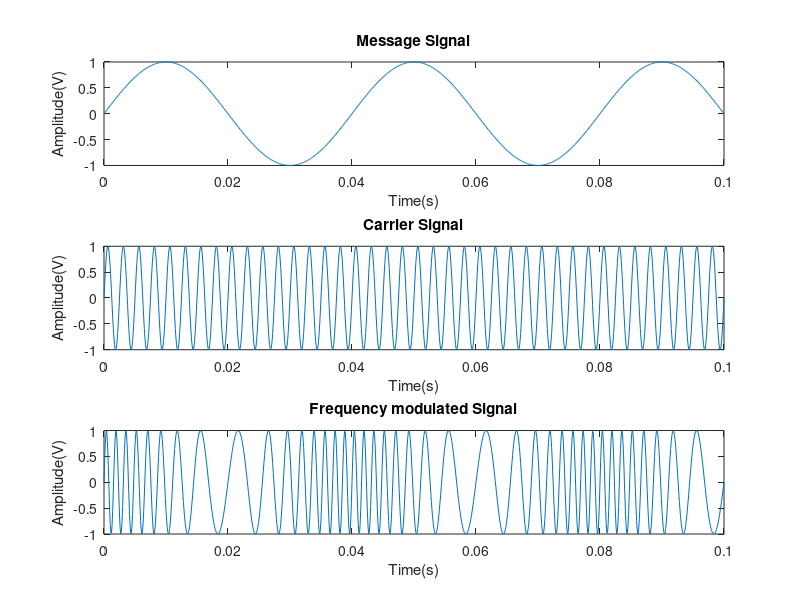

The MATLAB script that drew this image:
fm=25;
fc=400;
mf=10;
t=0:0.0001:0.1;
m=sin(2*pi*fm*t);
subplot(3,1,1);
plot(t,m);
xlabel('Time(s)');
ylabel('Amplitude(V)');
title('Message Signal');
c=sin(2*pi*fc*t);
subplot(3,1,2);
plot(t,c);
xlabel('Time(s)');
ylabel('Amplitude(V)');
title('Carrier Signal');
y=sin(2*pi*fc*t+(mf.*sin(2*pi*fm*t)));%Frequency changing w.r.t Message signal
subplot(3,1,3);
plot(t,y);
xlabel('Time(s)');
ylabel('Amplitude(V)');
title('Frequency modulated Signal');